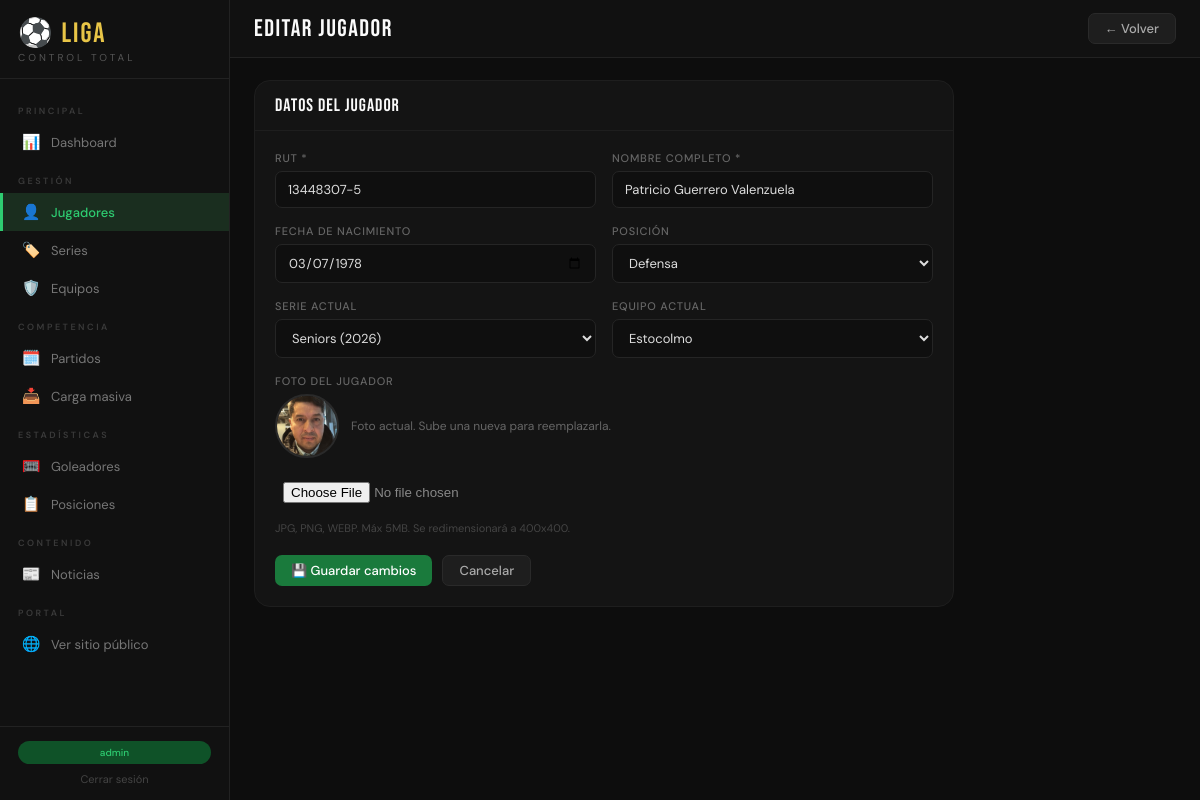
Page /admin/jugadores/11/editar (signed in) on the committed database.
### app/models/__init__.py (models this page shows, shortened)
class Usuario(UserMixin, db.Model):
    __tablename__ = 'usuarios'
    id = db.Column(db.Integer, primary_key=True)
    username = db.Column(db.String(64), unique=True, nullable=False)
    email = db.Column(db.String(120), unique=True, nullable=False)
    password_hash = db.Column(db.String(256), nullable=False)
    es_admin = db.Column(db.Boolean, default=False)
    creado_en = db.Column(db.DateTime, default=datetime.utcnow)

class Jugador(db.Model):
    __tablename__ = 'jugadores'
    id = db.Column(db.Integer, primary_key=True)
    rut = db.Column(db.String(12), unique=True, nullable=False)
    nombre = db.Column(db.String(100), nullable=False)
    fecha_nac = db.Column(db.Date)
    posicion = db.Column(db.String(20))  # Portero, Defensa, Mediocampista, Delantero
    foto = db.Column(db.String(200))     # ruta relativa al archivo
    activo = db.Column(db.Boolean, default=True)
    creado_en = db.Column(db.DateTime, default=datetime.utcnow)
    serie_id = db.Column(db.Integer, db.ForeignKey('series.id'))
    equipo_id = db.Column(db.Integer, db.ForeignKey('equipos.id'))
    actividades = db.relationship('Actividad', backref='jugador', lazy='dynamic')

### app/routes/jugadores.py (the view, shortened to what this page needs)
@jugadores_bp.route('/<int:id>/editar', methods=['GET', 'POST'])
@login_required
def editar(id):
    jugador = Jugador.query.get_or_404(id)
    series = Serie.query.filter_by(activa=True).order_by(Serie.nombre).all()
    equipos = Equipo.query.filter_by(activo=True).order_by(Equipo.nombre).all()
    return render_template('jugadores/form.html', series=series, equipos=equipos,
                           posiciones=POSICIONES, jugador=jugador)

### app/models/__init__.py (called while the page is built)
@login_manager.user_loader
def load_user(user_id):
    return Usuario.query.get(int(user_id))

### app/templates/jugadores/form.html (shortened to what this page needs)
{% extends 'base.html' %}
{% block topbar_title %}{{ 'EDITAR JUGADOR' if jugador else 'NUEVO JUGADOR' }}{% endblock %}
{% block topbar_actions %}
  <a href="{{ url_for('jugadores.index') }}" class="btn btn-secondary">← Volver</a>
{% endblock %}
{% block content %}
<div style="max-width:700px">
<div class="card">
  <div class="card-header"><span class="card-title">DATOS DEL JUGADOR</span></div>
  <div class="card-body">
    <form method="POST" enctype="multipart/form-data">
      <div class="form-grid">
        <div class="form-group">
          <label>RUT *</label>
          <input type="text" name="rut" required placeholder="12.345.678-9"
            value="{{ jugador.rut if jugador else '' }}">
        </div>
        <div class="form-group">
          <label>Nombre completo *</label>
          <input type="text" name="nombre" required placeholder="Nombre Apellido"
            value="{{ jugador.nombre if jugador else '' }}">
        </div>
        <div class="form-group">
          <label>Fecha de nacimiento</label>
          <input type="date" name="fecha_nac"
            value="{{ jugador.fecha_nac.isoformat() if jugador and jugador.fecha_nac else '' }}">
        </div>
        <div class="form-group">
          <label>Posición</label>
          <select name="posicion">
            {% for p in posiciones %}
            <option value="{{ p }}" {{ 'selected' if jugador and jugador.posicion == p else '' }}>{{ p }}</option>
            {% endfor %}
          </select>
        </div>
        <div class="form-group">
          <label>Serie actual</label>
          <select name="serie_id">
            {% for s in series %}
            <option value="{{ s.id }}" {{ 'selected' if jugador and jugador.serie_id == s.id else '' }}>
              {{ s.nombre }} ({{ s.año }})
            </option>
            {% endfor %}
          </select>
        </div>
        <div class="form-group">
          <label>Equipo actual</label>
          <select name="equipo_id">
            {% for e in equipos %}
            <option value="{{ e.id }}" {{ 'selected' if jugador and jugador.equipo_id == e.id else '' }}>
              {{ e.nombre }}
            </option>
            {% endfor %}
          </select>
        </div>
        <div class="form-group full">
          <label>Foto del jugador</label>
          {% if jugador and jugador.foto %}
          <div style="margin-bottom:10px;display:flex;align-items:center;gap:12px">
            <img src="{{ url_for('static', filename='img/uploads/' + jugador.foto) }}"
              style="width:64px;height:64px;border-radius:50%;object-fit:cover;border:2px solid #2a2a2a">
            <span style="font-size:12px;color:#666">Foto actual. Sube una nueva para reemplazarla.</span>
          </div>
          {% endif %}
          <input type="file" name="foto" accept="image/*"
            style="padding:8px;cursor:pointer;color:#888">
          <span style="font-size:11px;color:#444;margin-top:4px">JPG, PNG, WEBP. Máx 5MB. Se redimensionará a 400x400.</span>
        </div>
      </div>
      <div style="display:flex;gap:10px;margin-top:20px">
        <button type="submit" class="btn btn-primary">
          {{ '💾 Guardar cambios' if jugador else '+ Registrar jugador' }}
        </button>
        <a href="{{ url_for('jugadores.index') }}" class="btn btn-secondary">Cancelar</a>
      </div>
    </form>
  </div>
</div>
</div>
{% endblock %}

### app/templates/base.html (shortened to what this page needs)
<!DOCTYPE html>
<html lang="es">
<head>
</head>
<body>
<nav class="sidebar" id="sidebar">
  <div class="logo">
    <div class="logo-title">⚽ LIGA</div>
    <div class="logo-sub">Control Total</div>
  </div>
  <div class="nav">
    <div class="nav-section">Principal</div>
    <a href="{{ url_for('dashboard.index') }}" class="nav-item {% if request.endpoint == 'dashboard.index' %}active{% endif %}">
      <span class="nav-icon">📊</span><span>Dashboard</span>
    </a>
    <div class="nav-section">Gestión</div>
    <a href="{{ url_for('jugadores.index') }}" class="nav-item {% if request.blueprint == 'jugadores' %}active{% endif %}">
      <span class="nav-icon">👤</span><span>Jugadores</span>
    </a>
    <a href="{{ url_for('series.index') }}" class="nav-item {% if request.blueprint == 'series' %}active{% endif %}">
      <span class="nav-icon">🏷️</span><span>Series</span>
    </a>
    <a href="{{ url_for('equipos.index') }}" class="nav-item {% if request.blueprint == 'equipos' %}active{% endif %}">
      <span class="nav-icon">🛡️</span><span>Equipos</span>
    </a>
    <div class="nav-section">Competencia</div>
    <a href="{{ url_for('partidos.index') }}" class="nav-item {% if request.blueprint == 'partidos' %}active{% endif %}">
      <span class="nav-icon">🗓️</span><span>Partidos</span>
    </a>
    <a href="{{ url_for('carga_masiva.partidos') }}" class="nav-item {% if request.blueprint == 'carga_masiva' %}active{% endif %}">
      <span class="nav-icon">📥</span><span>Carga masiva</span>
    </a>
    <div class="nav-section">Estadísticas</div>
    <a href="{{ url_for('goleadores.index') }}" class="nav-item {% if request.blueprint == 'goleadores' %}active{% endif %}">
      <span class="nav-icon">🥅</span><span>Goleadores</span>
    </a>
    <a href="{{ url_for('tabla.index') }}" class="nav-item {% if request.blueprint == 'tabla' %}active{% endif %}">
      <span class="nav-icon">📋</span><span>Posiciones</span>
    </a>
    <div class="nav-section">Contenido</div>
    <a href="{{ url_for('noticias_admin.index') }}" class="nav-item {% if request.blueprint == 'noticias_admin' %}active{% endif %}">
      <span class="nav-icon">📰</span><span>Noticias</span>
    </a>
    <div class="nav-section">Portal</div>
    <a href="{{ url_for('public.home') }}" class="nav-item" target="_blank">
      <span class="nav-icon">🌐</span><span>Ver sitio público</span>
    </a>
  </div>
  <div class="sidebar-footer">
    <span class="badge-liga">{{ current_user.username }}</span>
    <a href="{{ url_for('auth.logout') }}" style="display:block;text-align:center;font-size:11px;color:#444;margin-top:8px;text-decoration:none">Cerrar sesión</a>
  </div>
</nav>
<div class="main">
  <div class="topbar">
    <div style="display:flex;align-items:center;gap:10px">
      <div class="topbar-title">{% block topbar_title %}{% endblock %}</div>
    </div>
    <div class="topbar-actions">{% block topbar_actions %}{% endblock %}</div>
  </div>
  <div class="content">
    {% block content %}{% endblock %}
  </div>
</div>
</body>
</html>

### app/templates/base.html (style rules this page uses)
* { box-sizing:border-box;margin:0;padding:0 }
:root { --verde:#1a7a3c;--verde-claro:#2ecc71;--verde-oscuro:#0f5228; --negro:#0d0d0d;--blanco:#fafafa;--gris:#f0f0ee;--gris-medio:#d0d0cc; --acento:#e8c547;--rojo:#c0392b;--azul:#2980b9; --font-title:'Bebas Neue',sans-serif;--font-body:'DM Sans',sans-serif; --radius:10px;--radius-lg:16px;--sidebar-w:230px; }
body { font-family:var(--font-body);background:var(--negro);color:var(--blanco);min-height:100vh;display:flex }
.sidebar { width:var(--sidebar-w);background:#111;border-right:1px solid #222;position:fixed;top:0;left:0;height:100vh;display:flex;flex-direction:column;z-index:100;overflow-y:auto }
.logo { padding:20px 18px 14px;border-bottom:1px solid #222 }
.logo-title { font-family:var(--font-title);font-size:28px;color:var(--acento);letter-spacing:2px;line-height:1 }
.logo-sub { font-size:10px;color:#555;letter-spacing:3px;text-transform:uppercase;margin-top:3px }
.nav { flex:1;padding:12px 0 }
.nav-section { font-size:9px;letter-spacing:2.5px;color:#3a3a3a;text-transform:uppercase;padding:14px 18px 6px;font-weight:600 }
.nav-item { display:flex;align-items:center;gap:10px;padding:9px 18px;border-left:3px solid transparent;transition:all .15s;color:#777;font-size:13px;text-decoration:none }
.nav-item.active { background:#1a2e1f;color:var(--verde-claro);border-left-color:var(--verde-claro);font-weight:500 }
.nav-icon { font-size:15px;width:20px;text-align:center }
.sidebar-footer { padding:14px 18px;border-top:1px solid #222 }
.badge-liga { background:var(--verde-oscuro);color:var(--verde-claro);font-size:10px;padding:5px 10px;border-radius:20px;font-weight:500;text-align:center;display:block }
.main { margin-left:var(--sidebar-w);flex:1;display:flex;flex-direction:column;min-height:100vh }
.topbar { background:#111;border-bottom:1px solid #222;padding:0 24px;height:58px;display:flex;align-items:center;justify-content:space-between;position:sticky;top:0;z-index:50 }
.topbar-title { font-family:var(--font-title);font-size:24px;letter-spacing:1.5px }
.topbar-actions { display:flex;gap:10px;align-items:center }
.content { padding:22px 24px;flex:1 }
.btn { font-family:var(--font-body);font-size:13px;font-weight:500;padding:8px 16px;border-radius:7px;cursor:pointer;border:none;transition:all .15s;display:inline-flex;align-items:center;gap:7px;text-decoration:none;line-height:1 }
.btn-primary { background:var(--verde);color:#fff }
.btn-secondary { background:#1e1e1e;color:#aaa;border:1px solid #2a2a2a }
.card { background:#141414;border:1px solid #1e1e1e;border-radius:var(--radius-lg);overflow:hidden;margin-bottom:18px }
.card-header { padding:14px 20px;display:flex;justify-content:space-between;align-items:center;border-bottom:1px solid #1e1e1e }
.card-title { font-family:var(--font-title);font-size:18px;letter-spacing:1px }
.card-body { padding:20px }
.form-grid { display:grid;grid-template-columns:1fr 1fr;gap:16px }
.form-group { display:flex;flex-direction:column;gap:6px }
.form-group.full { grid-column:1/-1 }
label { font-size:11px;color:#666;font-weight:500;letter-spacing:.8px;text-transform:uppercase }
input[type=text],input[type=email],input[type=password],input[type=number],input[type=date],input[type=time],input[type=color],select,textarea { background:#0f0f0f;border:1px solid #252525;border-radius:7px;color:#ddd; font-family:var(--font-body);font-size:13px;padding:9px 12px;width:100%;transition:border .15s }
select option { background:#161616 }

### rows in the picture
Usuario: username "admin"
Jugador: rut "13448307-5", nombre "Patricio Guerrero Valenzuela", fecha_nac "03/07/1978", foto (picture)

### other values in the picture
{{ 'EDITAR JUGADOR' if jugador else 'NUEVO JUGADOR' }} "EDITAR JUGADOR"
{{ '💾 Guardar cambios' if jugador else '+ Registrar jugador' }} "💾 Guardar cambios"
form field posicion "Defensa"
form field serie_id "Seniors (2026)"
form field equipo_id "Estocolmo"
